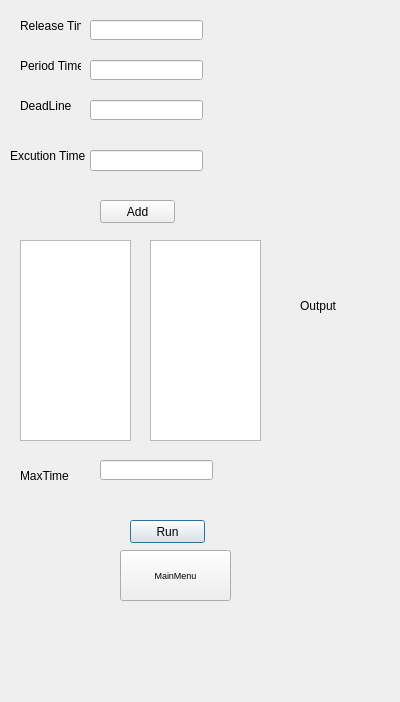
<?xml version="1.0" encoding="UTF-8"?>
<ui version="4.0">
 <class>Dialog</class>
 <widget class="QDialog" name="Dialog">
  <property name="geometry">
   <rect>
    <x>0</x>
    <y>0</y>
    <width>400</width>
    <height>702</height>
   </rect>
  </property>
  <property name="windowTitle">
   <string>Dialog</string>
  </property>
  <widget class="QLabel" name="label_2">
   <property name="geometry">
    <rect>
     <x>300</x>
     <y>-20</y>
     <width>901</width>
     <height>651</height>
    </rect>
   </property>
   <property name="text">
    <string>Output</string>
   </property>
  </widget>
  <widget class="QLabel" name="label_4">
   <property name="geometry">
    <rect>
     <x>20</x>
     <y>90</y>
     <width>61</width>
     <height>31</height>
    </rect>
   </property>
   <property name="text">
    <string>DeadLine</string>
   </property>
  </widget>
  <widget class="QPushButton" name="RunProgram">
   <property name="geometry">
    <rect>
     <x>130</x>
     <y>520</y>
     <width>75</width>
     <height>23</height>
    </rect>
   </property>
   <property name="text">
    <string>Run</string>
   </property>
  </widget>
  <widget class="QLineEdit" name="MaxTime">
   <property name="geometry">
    <rect>
     <x>100</x>
     <y>460</y>
     <width>113</width>
     <height>20</height>
    </rect>
   </property>
   <property name="text">
    <string/>
   </property>
  </widget>
  <widget class="QLineEdit" name="ExcutionTime">
   <property name="geometry">
    <rect>
     <x>90</x>
     <y>150</y>
     <width>113</width>
     <height>21</height>
    </rect>
   </property>
  </widget>
  <widget class="QLineEdit" name="PeriodTime">
   <property name="geometry">
    <rect>
     <x>90</x>
     <y>60</y>
     <width>113</width>
     <height>20</height>
    </rect>
   </property>
  </widget>
  <widget class="QLabel" name="label">
   <property name="geometry">
    <rect>
     <x>20</x>
     <y>10</y>
     <width>61</width>
     <height>31</height>
    </rect>
   </property>
   <property name="text">
    <string>Release Time</string>
   </property>
  </widget>
  <widget class="QLabel" name="label_6">
   <property name="geometry">
    <rect>
     <x>20</x>
     <y>460</y>
     <width>71</width>
     <height>31</height>
    </rect>
   </property>
   <property name="text">
    <string>MaxTime</string>
   </property>
  </widget>
  <widget class="QTextEdit" name="textEdit">
   <property name="geometry">
    <rect>
     <x>20</x>
     <y>240</y>
     <width>111</width>
     <height>201</height>
    </rect>
   </property>
  </widget>
  <widget class="QLineEdit" name="DeadLine">
   <property name="geometry">
    <rect>
     <x>90</x>
     <y>100</y>
     <width>113</width>
     <height>20</height>
    </rect>
   </property>
  </widget>
  <widget class="QLabel" name="label_5">
   <property name="geometry">
    <rect>
     <x>10</x>
     <y>140</y>
     <width>101</width>
     <height>31</height>
    </rect>
   </property>
   <property name="text">
    <string>Excution Time</string>
   </property>
  </widget>
  <widget class="QPushButton" name="MainMenu">
   <property name="geometry">
    <rect>
     <x>120</x>
     <y>550</y>
     <width>111</width>
     <height>51</height>
    </rect>
   </property>
   <property name="font">
    <font>
     <pointsize>7</pointsize>
    </font>
   </property>
   <property name="text">
    <string>MainMenu</string>
   </property>
  </widget>
  <widget class="QLabel" name="label_3">
   <property name="geometry">
    <rect>
     <x>20</x>
     <y>50</y>
     <width>61</width>
     <height>31</height>
    </rect>
   </property>
   <property name="text">
    <string>Period Time</string>
   </property>
  </widget>
  <widget class="QLineEdit" name="ReleaseTime">
   <property name="geometry">
    <rect>
     <x>90</x>
     <y>20</y>
     <width>113</width>
     <height>20</height>
    </rect>
   </property>
  </widget>
  <widget class="QPushButton" name="AddTask">
   <property name="geometry">
    <rect>
     <x>100</x>
     <y>200</y>
     <width>75</width>
     <height>23</height>
    </rect>
   </property>
   <property name="text">
    <string>Add</string>
   </property>
  </widget>
  <widget class="QTextEdit" name="DeadLineBroken">
   <property name="geometry">
    <rect>
     <x>150</x>
     <y>240</y>
     <width>111</width>
     <height>201</height>
    </rect>
   </property>
  </widget>
 </widget>
 <resources/>
 <connections/>
</ui>
